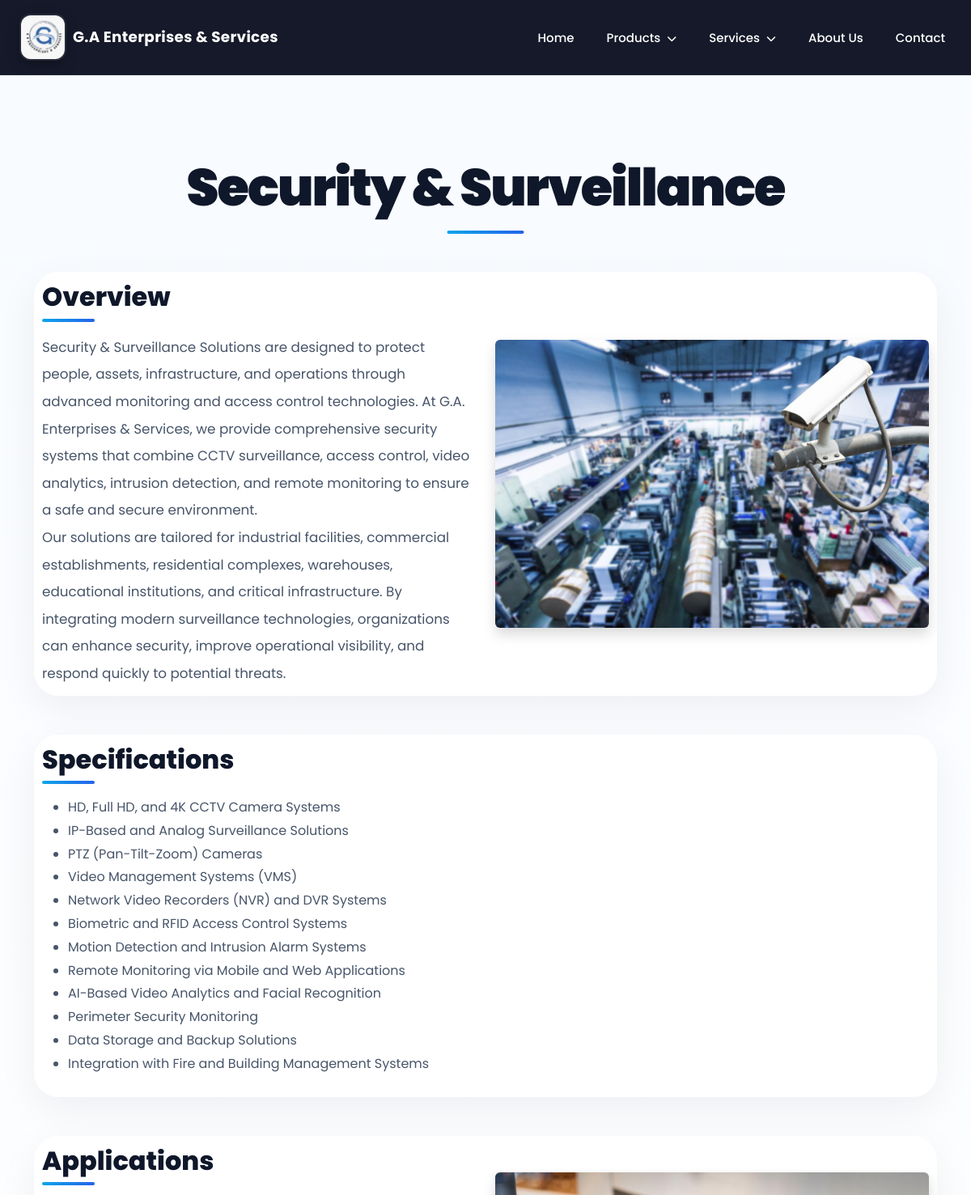
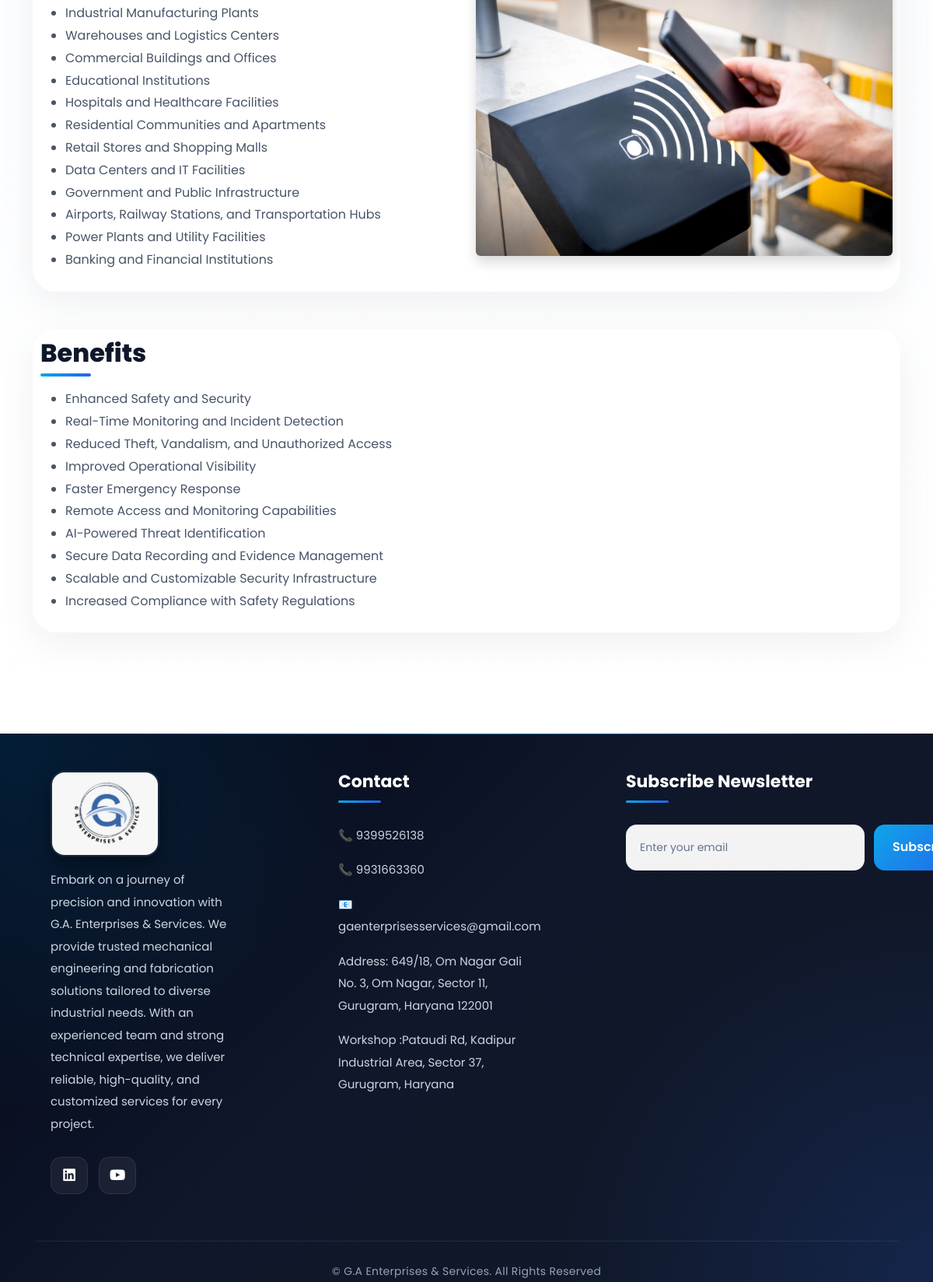
Screenshot of /services/security-surveillance/ with the database file from the repository (2 pictures, top to bottom).
### core/models.py (models this page shows, shortened)
class ServiceCategory(MPTTModel):
    name = models.CharField(max_length=100)
    slug = models.SlugField(
        unique=True,
        blank=True
    )
    icon = models.CharField(
        max_length=20,
        blank=True,
        null=True
    )
    parent = TreeForeignKey(
        'self',
        on_delete=models.CASCADE,
        null=True,
        blank=True,
        related_name='children'
    )
    overview = HTMLField(
        blank=True,
        null=True
    )
    specifications = HTMLField(
        blank=True,
        null=True
    )
    applications = HTMLField(
        blank=True,
        null=True
    )
    benefits = HTMLField(
        blank=True,
        null=True
    )
    gallery_image1 = models.ImageField(
        upload_to='service_gallery/',
        blank=True,
        null=True
    )
    gallery_image2 = models.ImageField(
        upload_to='service_gallery/',
        blank=True,
        null=True
    )
    seo_description = models.TextField(
    blank=True,
    null=True
    )
    class MPTTMeta:
        order_insertion_by = ['name']

class Footer(models.Model):
    company_description = models.TextField()
    logo = models.ImageField(upload_to='footer/', blank=True, null=True)
    phone1 = models.CharField(max_length=20)
    phone2 = models.CharField(max_length=20)
    email = models.EmailField()
    address_noida = models.TextField()
    address_bangalore = models.TextField()
    linkedin = models.URLField(blank=True, null=True)
    youtube = models.URLField(blank=True, null=True)
    newsletter_title = models.CharField(max_length=200, default="Subscribe Newsletter")
    map_embed = models.TextField(blank=True, null=True)

### core/views.py (the view)
def service_detail(request, slug):
    service = get_object_or_404(
        ServiceCategory,
        slug=slug
    )
    navbar_categories = ProductCategory.objects.filter(parent=None)
    service_categories = ServiceCategory.objects.filter(parent=None)
    context = {
        'service': service,
        'navbar_categories': navbar_categories,
        'service_categories': service_categories,
    }
    return render(
        request,
        'service_detail.html',
        context
    )

### core/context_processors.py (called while the page is built)
def footer_data(request):
    services_root = ServiceCategory.objects.filter(
        name='Services'
    ).first()
    service_categories = []
    if services_root:
        service_categories = services_root.get_children()
    return {
        'footer': Footer.objects.first(),
        'links': UsefulLink.objects.all(),
        'service_categories': service_categories,
    }

### core/templates/service_detail.html (shortened to what this page needs)
{% extends 'base.html' %}
{% load static %}
{% block extra_css %}
<link rel="stylesheet" href="{% static 'css/category.css' %}">
{% endblock %}
{% block content %}
<section class="category-detail-page">
    <div class="container">
        <div class="text-center mb-5">
            <h1 class="category-title">
                {{ service.name }}
            </h1>
        </div>
        <div class="category-card mb-5">
            <div class="row align-items-center">
                <div class="col-lg-6">
                    <h2>Overview</h2>
                    {{ service.overview|safe }}
                </div>
                <div class="col-lg-6">
                    {% if service.gallery_image1 %}
                    <img src="{{ service.gallery_image1.url }}"
                         class="img-fluid rounded shadow"
                         alt="{{ service.name }}">
                    {% endif %}
                </div>
            </div>
        </div>
        <div class="category-card mb-5">
            <h2>Specifications</h2>
            {{ service.specifications|safe }}
        </div>
        <div class="category-card mb-5">
            <div class="row align-items-center">
                <div class="col-lg-6">
                    <h2>Applications</h2>
                    {{ service.applications|safe }}
                </div>
                <div class="col-lg-6">
                    {% if service.gallery_image2 %}
                    <img src="{{ service.gallery_image2.url }}"
                         class="img-fluid rounded shadow"
                         alt="{{ service.name }}">
                    {% endif %}
                </div>
            </div>
        </div>
        <div class="category-card">
            <h2>Benefits</h2>
            {{ service.benefits|safe }}
        </div>
    </div>
</section>
{% endblock %}

### core/templates/base.html (shortened to what this page needs)
{% load static %}
<!DOCTYPE html>
<html lang="en">
<head>
    <link href="https://cdn.jsdelivr.net/npm/bootstrap@5.3.0/dist/css/bootstrap.min.css" rel="stylesheet">
    <link rel="stylesheet" href="https://cdnjs.cloudflare.com/ajax/libs/font-awesome/6.5.0/css/all.min.css">
    <link rel="stylesheet" href="{% static 'css/style.css' %}">
    {% block extra_css %}{% endblock %}
</head>
<body>
<nav id="navbar" class="navbar navbar-expand-lg navbar-dark fixed-top">
    <div class="container-fluid px-4">
        <a class="navbar-brand d-flex align-items-center" href="/">
    <img src="{% static 'images/logo.jpeg' %}" alt="Logo" class="nav-logo">
    <span class="ms-2 brand-text">G.A Enterprises & Services</span>
</a>
        <div class="collapse navbar-collapse" id="navMenu">
            <ul class="navbar-nav ms-auto">
                <li class="nav-item"><a class="nav-link text-white" href="/">Home</a></li>
<li class="nav-item mega-dropdown">
    <a class="nav-link text-white" href="#" id="megaTrigger">
        Products
        <i class="fas fa-chevron-down ms-1"></i>
    </a>
</li>
<li class="nav-item mega-dropdown">
    <a class="nav-link text-white" href="#" id="servicesToggle">
        Services
        <i class="fas fa-chevron-down ms-1"></i>
    </a>
</li>
                <li class="nav-item"><a class="nav-link text-white" href="/about/">About Us</a></li>
                <li class="nav-item"><a class="nav-link text-white" href="/contact/">Contact</a></li>
            </ul>
        </div>
    </div>
</nav>
<main>
    {% block content %}{% endblock %}
</main>
<footer class="footer-section">
    <div class="container-fluid px-4">
        <div class="row justify-content-between align-items-start g-5">
            <div class="col-md-3">
                {% if footer.logo %}
                    <img src="{{ footer.logo.url }}" class="footer-logo mb-3">
                {% endif %}
                <p>{{ footer.company_description }}</p>
<div class="social-icons">
    {% if footer.linkedin %}
        <a href="{{ footer.linkedin }}" target="_blank">
            <i class="fab fa-linkedin"></i>
        </a>
    {% endif %}
    {% if footer.youtube %}
        <a href="{{ footer.youtube }}" target="_blank">
            <i class="fab fa-youtube"></i>
        </a>
    {% endif %}
</div>
            </div>
            <div class="col-md-3">
                <h4>Contact</h4>
                <p>📞 {{ footer.phone1 }}</p>
                <p>📞 {{ footer.phone2 }}</p>
                <p>📧 {{ footer.email }}</p>
                <p>{{ footer.address_noida }}</p>
                <p>{{ footer.address_bangalore }}</p>
            </div>
            <div class="col-md-4">
                <h4>{{ footer.newsletter_title }}</h4>
                <form class="newsletter-form">
                    <input type="email" placeholder="Enter your email">
                    <button type="submit">Subscribe</button>
                </form>
                <div class="footer-map mt-3">
                    {{ footer.map_embed|safe }}
                </div>
            </div>
        </div>
        <div class="footer-bottom text-center">
            <p>© {{ now|date:"Y" }} G.A Enterprises & Services. All Rights Reserved</p>
        </div>
    </div>
</footer>
</body>
</html>

### core/static/css/style.css (style rules this page uses)
html, body { overflow-x:hidden; width:100%; }
* { margin:0; padding:0; box-sizing:border-box; }
:root { --primary:#0ea5e9; --secondary:#2563eb; --dark:#020617; --light:#f8fafc; --text:#64748b; --white:#ffffff; --border:rgba(255,255,255,0.08); --shadow: 0 10px 40px rgba(0,0,0,0.12); }
html { scroll-behavior:smooth; }
body { font-family:'Poppins',sans-serif; background:var(--light); color:var(--text); overflow-x:hidden; line-height:1.8; font-size:16px; font-weight:400; }
h1,h2,h3,h4,h5,h6 { color:#0f172a; font-weight:700; line-height:1.3; }
h1 { font-size:56px; }
h2 { font-size:42px; }
h4 { font-size:24px; }
p { font-size:15px; line-height:1.9; color:var(--text); margin-bottom:16px; }
img { max-width:100%; }
a { text-decoration:none; transition:all .3s ease; }
button { transition:all .3s ease; }
#navbar { background:rgba(2,6,23,0.92); backdrop-filter:blur(14px); transition:all .4s ease; padding:12px 0; border-bottom:1px solid rgba(255,255,255,0.05); z-index:9999; }
.navbar-brand { display:flex; align-items:center; }
.nav-logo { width:58px; height:58px; object-fit:cover; border-radius:14px; border:2px solid rgba(255,255,255,0.08); box-shadow:0 5px 15px rgba(0,0,0,0.25); }
.brand-text { color:#fff; font-size:1.15rem; font-weight:700; letter-spacing:0.3px; }
.navbar-nav { align-items:center; }
.navbar-nav .nav-link { position:relative; color:#fff !important; font-size:15px; font-weight:500; margin-left:24px; padding:10px 0; }
.navbar-nav .nav-link::after { content:''; position:absolute; left:0; bottom:-4px; width:0; height:2px; background:var(--primary); transition:.3s; }
.mega-dropdown { position:relative; }
main { min-height:100vh; padding-top:80px; }
.footer-section { position:relative; overflow:hidden; background: radial-gradient(circle at top left, rgba(14,165,233,0.15), transparent 35%), radial-gradient(circle at bottom right, rgba(37,99,235,0.18), transparent 35%), linear-gradient( 135deg, #020617 0%, #0f172a 45%, #111827 100% ); color:#cbd5e1; }
.footer-section::before { content:''; position:absolute; top:0; left:0; width:100%; height:1px; background:linear-gradient( to right, transparent, rgba(14,165,233,0.7), transparent ); }
.footer-section .container-fluid { padding-left:45px !important; padding-right:45px !important; }
.footer-section .row { width:100%; margin:0 auto; }
.footer-section .col-md-3, .footer-section .col-md-4 { padding-left:20px; padding-right:20px; }
.footer-logo { width:140px; border-radius:18px; margin-bottom:22px; box-shadow:0 12px 25px rgba(0,0,0,0.35); border:2px solid rgba(255,255,255,0.08); }
.footer-section p { color:#cbd5e1; font-size:15px; line-height:1.9; margin-bottom:16px; }
.footer-section .col-md-3:first-child p { max-width:330px; }
.footer-section h4 { position:relative; color:#fff; font-size:22px; font-weight:700; margin-bottom:28px; padding-bottom:12px; }
.footer-section h4::after { content:''; position:absolute; left:0; bottom:0; width:55px; height:3px; border-radius:20px; background:linear-gradient( to right, var(--primary), var(--secondary) ); }
.social-icons { display:flex; gap:14px; margin-top:28px; }
.social-icons a { width:48px; height:48px; display:flex; align-items:center; justify-content:center; border-radius:14px; background:rgba(255,255,255,0.06); border:1px solid rgba(255,255,255,0.08); color:#fff; font-size:18px; transition:all .35s ease; }
.newsletter-form { display:flex; gap:12px; margin-top:20px; }
.newsletter-form input { flex:1; border:none; outline:none; padding:15px 18px; border-radius:14px; background:rgba(255,255,255,0.95); color:#0f172a; font-size:14px; }
.newsletter-form input::placeholder { color:#64748b; }
.newsletter-form button { border:none; padding:15px 24px; border-radius:14px; background:linear-gradient( 135deg, var(--primary), var(--secondary) ); color:#fff; font-weight:600; white-space:nowrap; }
.footer-map { overflow:hidden; border-radius:20px; margin-top:25px; }
.footer-map iframe { width:100%; height:240px; border:none; filter:grayscale(10%); }
.footer-bottom { margin-top:60px; padding-top:25px; border-top:1px solid rgba(255,255,255,0.08); text-align:center; }
.footer-bottom p { margin:0; color:#94a3b8; font-size:14px; letter-spacing:0.3px; }
.mega-dropdown .fa-chevron-down { font-size:12px; transition:0.3s ease; }

### rows the page displays
ServiceCategory: name "Security & Surveillance", overview "Security & Surveillance Solutions are designed to protect people, assets, infrastructure, and operations through advanced monitoring and access control technologies. At G.A. Enterprises & Services, we provide comprehensive security systems that combine CCTV surveillance, access control, video analytics, intrusion detection, and remote monitoring to ensure a safe and secure environment. Our solutions are tailored for industrial facilities, commercial establishments, residential complexes, warehouses, educational institutions, and critical infrastructure. By integrating modern surveillance technologies, organizations can enhance security, improve operational visibility, and respond quickly to…", gallery_image1 (picture), specifications "HD, Full HD, and 4K CCTV Camera Systems IP-Based and Analog Surveillance Solutions PTZ (Pan-Tilt-Zoom) Cameras Video Management Systems (VMS) Network Video Recorders (NVR) and DVR Systems Biometric and RFID Access Control Systems Motion Detection and Intrusion Alarm Systems Remote Monitoring via Mobile and Web Applications AI-Based Video Analytics and Facial Recognition Perimeter Security Monitoring Data Storage and Backup Solutions Integration with Fire and Building Management Systems", applications "Industrial Manufacturing Plants Warehouses and Logistics Centers Commercial Buildings and Offices Educational Institutions Hospitals and Healthcare Facilities Residential Communities and Apartments Retail Stores and Shopping Malls Data Centers and IT Facilities Government and Public Infrastructure Airports, Railway Stations, and Transportation Hubs Power Plants and Utility Facilities Banking and Financial Institutions", gallery_image2 (picture), benefits "Enhanced Safety and Security Real-Time Monitoring and Incident Detection Reduced Theft, Vandalism, and Unauthorized Access Improved Operational Visibility Faster Emergency Response Remote Access and Monitoring Capabilities AI-Powered Threat Identification Secure Data Recording and Evidence Management Scalable and Customizable Security Infrastructure Increased Compliance with Safety Regulations"
Footer: logo (picture), company_description "Embark on a journey of precision and innovation with G.A. Enterprises & Services. We provide trusted mechanical engineering and fabrication solutions tailored to diverse industrial needs. With an experienced team and strong technical expertise, we deliver reliable, high-quality, and customized services for every project.", phone1 "9399526138", phone2 "9931663360", email "gaenterprisesservices@gmail.com", address_noida "Address: 649/18, Om Nagar Gali No. 3, Om Nagar, Sector 11, Gurugram, Haryana 122001", address_bangalore "Workshop :Pataudi Rd, Kadipur Industrial Area, Sector 37, Gurugram, Haryana", newsletter_title "Subscribe Newsletter"
